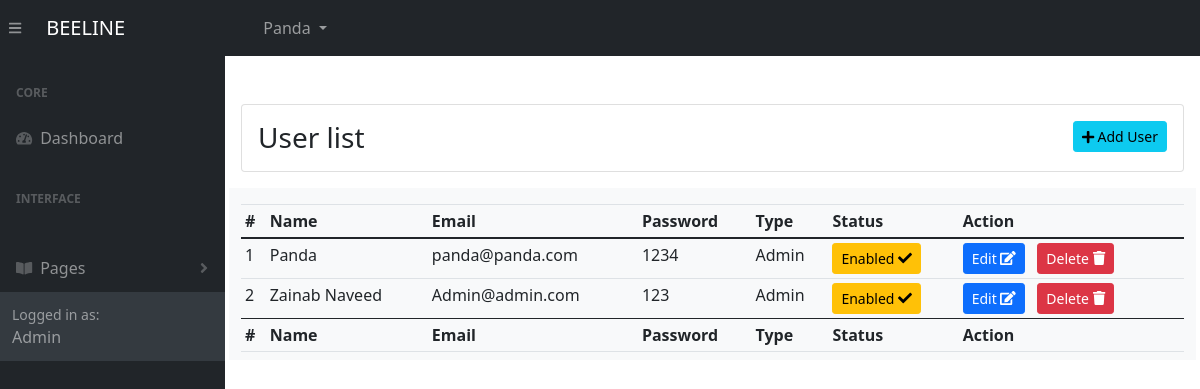
Page /admin/screens/pages/user-list.php (signed in) on the committed database.
### tables this page shows
CREATE TABLE `users` (
  `user_id` int(11) NOT NULL,
  `user_name` varchar(50) DEFAULT NULL,
  `user_type` int(11) DEFAULT NULL,
  `email` varchar(255) DEFAULT NULL,
  `password` varchar(255) DEFAULT NULL,
  `user_image` varchar(100) NOT NULL,
  `status` int(11) DEFAULT NULL
);

CREATE TABLE `user_type` (
  `user_type_id` int(11) NOT NULL,
  `user_type_title` varchar(20) NOT NULL
);

### class/cls_db.php (called while the page is built, shortened)
<?php
function make_connection() {
	return mysqli_connect( 'localhost', 'Zainab1', 'Zainab@25', 'beeline_db' );
}
function select( $Query ) {
	$conn         = make_connection();
	$result_array = mysqli_query( $conn, $Query );
	if ( empty( $result_array ) ) {
		return 0;
	} else {
		return $result_array;
	}
}
function getCustomField( $fieldToGet, $table, $conditionAttr, $conditionAttrValue ) {
	$conn  = make_connection();
	$Query = "Select * from $table where $conditionAttr = $conditionAttrValue";
	$resultArray = mysqli_query( $conn, $Query );
	$record      = mysqli_fetch_array( $resultArray );
	if ( $record ) {
		return $record[ $fieldToGet ];
	} else {
		$_SESSION['msg-class'] = 'danger';
		$_SESSION['msg-text']  = mysqli_error( $conn );
		return 0;
	}
}

### admin/screens/pages/user-list.php (the view, shortened to what this page needs)
<!DOCTYPE html>
<html lang="en-US" dir="ltr">
    <?php
		require '../../includes/header.php';
		require '../../../class/cls_db.php';
		$Query      = 'SELECT * FROM users';
		$users_list = select( $Query );
		$list_title = 'User list';
	?>
<body class="sb-nav-fixed">
    <?php require '../../includes/navbar.php';?>
    <div id="layoutSidenav">
      	<?php  require '../../includes/menu.php'; ?>
        <div id="layoutSidenav_content">
        	<main class="main mt-5 ml-3 mr-3" id="top">
				<div class="card mb-3">
					<div class="card-body d-flex justify-content-between">
						<h3 class="mb-0"><?php echo $list_title; ?> </h3>
						<a href="add-user.php">
							<button class="btn btn-sm btn-info"> <i class="fa fa-plus"></i> Add User </button>
						</a>
					</div>
				</div>
				<div class="row no-gutters">
					<div class="bg-light w-100 pt-3 pb-2">
						<table class="table table-sm table-dashboard data-table no-wrap mb-0 fs--1 w-100 ">
							<thead class="bg-200">
								<tr>
									<th>#</th>
									<th>Name</th>
									<th>Email</th>
									<th>Password</th>
									<th>Type</th>
									<th>Status</th>
									<th>Action</th>
								</tr>
							</thead>
							<tbody>
								<?php
									if ( $users_list ) {
										$sr_no = 0;
										foreach ( $users_list as $record ) {
											$record_id = $record['user_id'];
											if ( $record['status'] ) {
												$status = "<a href='../helpingfiles/changestatus.php?tbl=users&val=0&conditionCol=user_id&conditionVal=$record_id' class='btn btn-sm btn-warning'>Enabled <i class='fa fa-check'></i></a>";
											} else {
												$status = "<a href='../helpingfiles/changestatus.php?tbl=users&val=1&conditionCol=user_id&conditionVal=$record_id' class='btn btn-sm btn-secondary'>Disabled <i class='fa fa-ban'></i></a>";
												}
											$sr_no++;
											$password  = base64_decode( base64_decode( $record['password'] ) );
											$user_type = getCustomField( 'user_type_title', 'user_type', 'user_type_id', $record['user_type'] );
								?>
								<tr>
									<td><?php echo $sr_no; ?></td>
									<td><?php echo $record['user_name']; ?></td>
									<td><?php echo $record['email']; ?></td>
									<td><?php echo $password; ?></td>
									<td><?php echo $user_type; ?></td>
									<td><?php echo $status; ?></td>
									<td>
										<a href='add-user.php?user_id=<?php echo $record_id; ?>' class='mr-2 btn btn-sm btn-primary'>Edit <i class='fa fa-edit'></i></a>
										<a href='../helpingfiles/delete.php?tbl=users&conditionCol=user_id&conditionVal=<?php echo $record_id; ?>' class='mr-2 btn btn-sm btn-danger' onclick='return confirm("Are You Sure?");'>Delete <i class='fa fa-trash'></i></a>
									</td>
								</tr>
								<?php
									 }
									}
								?>
							</tbody>
						    <tfoot class="bg-200">
								<tr>
									<th>#</th>
									<th>Name</th>
									<th>Email</th>
									<th>Password</th>
									<th>Type</th>
									<th>Status</th>
									<th>Action</th>
								</tr>
							</tfoot>
						</table>
					</div>
				</div>
			</main>
		</div>
	</div>
</body>
</html>

### admin/includes/header.php (shortened to what this page needs)
<head>
        <link href="https://cdn.jsdelivr.net/npm/simple-datatables@latest/dist/style.css" rel="stylesheet" />
        <link rel="stylesheet" href="https://stackpath.bootstrapcdn.com/bootstrap/4.3.1/css/bootstrap.min.css">
        <link href="../../../assets/css/admin-styles.css" rel="stylesheet" />
        <link href="../../../assets/css/fonts/css/all.min.css" rel="stylesheet" />
    </head>

### admin/includes/navbar.php (shortened to what this page needs)
<?php
$admin_id    = $_SESSION['admin'];
$adminQuery  = "SELECT * FROM users WHERE user_id = $admin_id";
$adminArray  = select( $adminQuery );
$adminRecord = mysqli_fetch_array( $adminArray );
?>
<nav class="sb-topnav navbar navbar-expand navbar-dark bg-dark">
    <button class="btn btn-link btn-sm order-1 order-lg-0 me-4 me-lg-0" id="sidebarToggle" href="#!"><i class="fas fa-bars"></i></button>
    <a class="navbar-brand ps-3" href="home.php">BEELINE</a>
    <ul class="navbar-nav ms-auto ms-md-0 me-3 me-lg-4">
        <li class="nav-item dropdown">
            <a class="nav-link dropdown-toggle" id="navbarDropdown" href="#" role="button" data-bs-toggle="dropdown" aria-expanded="false"><?php echo $adminRecord['user_name']; ?> </a>
        </li>
    </ul>
</nav>

### admin/includes/menu.php (shortened to what this page needs)
<div id="layoutSidenav_nav">
    <nav class="sb-sidenav accordion sb-sidenav-dark" id="sidenavAccordion">
        <div class="sb-sidenav-menu">
            <div class="nav">
                <div class="sb-sidenav-menu-heading">Core</div>
                <a class="nav-link" href="home.php">
                    <div class="sb-nav-link-icon"><i class="fas fa-tachometer-alt"></i></div>
                     Dashboard
                </a>
                <div class="sb-sidenav-menu-heading">Interface</div>
                <a class="nav-link collapsed" href="#" data-bs-toggle="collapse" data-bs-target="#collapseLayouts" aria-expanded="false" aria-controls="collapseLayouts">
                <a class="nav-link collapsed" href="#" data-bs-toggle="collapse" data-bs-target="#collapsePages" aria-expanded="false" aria-controls="collapsePages">
                    <div class="sb-nav-link-icon"><i class="fas fa-book-open"></i></div>
                     Pages
                    <div class="sb-sidenav-collapse-arrow"><i class="fas fa-angle-down"></i></div>
                </a>
            </div>
            <footer>
                <div class="sb-sidenav-footer">
                    <div class="small">Logged in as:</div>
                        Admin
                </div>
            </footer>
        </div>
    </nav>
</div>

### rows in the picture
users: user_name "Panda", email "panda@panda.com", password "1234", user_type.user_type_title "Admin"
users: user_name "Zainab Naveed", email "Admin@admin.com", password "123", user_type.user_type_title "Admin"

### other values in the picture
$list_title "User list"
